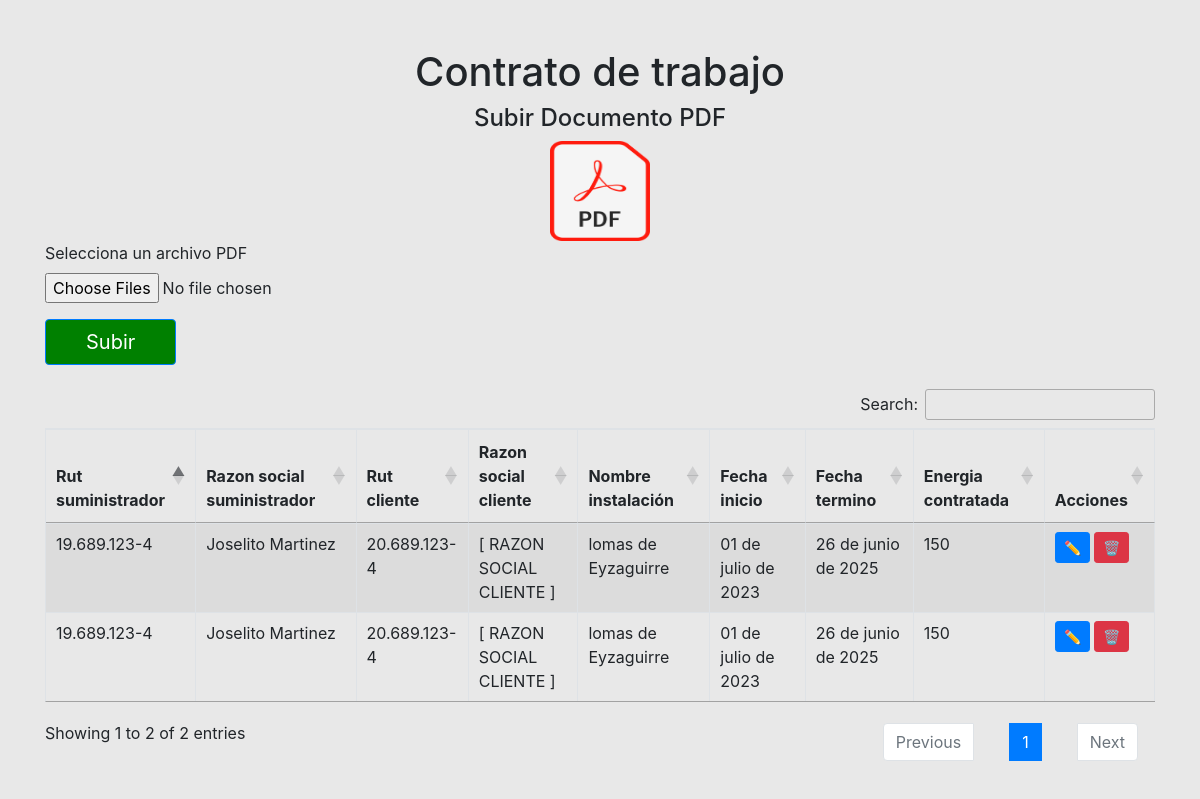
The page / on the database its author committed.
### app.py (models this page shows, shortened)
class PDFData(db.Model):
    id = db.Column(db.Integer, primary_key=True)
    rut_suministrador = db.Column(db.String(100))
    razon_social_suministrador = db.Column(db.String(100))
    rut_cliente = db.Column(db.String(100))
    razon_social_cliente = db.Column(db.String(100))
    nombre_instalacion = db.Column(db.String(100))
    fecha_inicio = db.Column(db.String(100))
    fecha_termino = db.Column(db.String(100))
    energia_contratada = db.Column(db.String(100))

### app.py (the view, shortened to what this page needs)
@app.route('/', methods=['GET', 'POST'])
def index():
    message = None
    success = False
    lista = []
    pdf_data_list = PDFData.query.all()
    return render_template('index.html', message=message, success=success, pdf_data_list=pdf_data_list, var=lista)

### templates/index.html (shortened to what this page needs)
<!DOCTYPE html>
<html lang="en" class="colorFondo">
<head>
    <link href="https://stackpath.bootstrapcdn.com/bootstrap/4.5.2/css/bootstrap.min.css" rel="stylesheet">
    <link rel="stylesheet" href="https://cdnjs.cloudflare.com/ajax/libs/sweetalert/2.1.2/sweetalert.min.css">
    <link rel="stylesheet" href="static/css/estilos.css">
    <link href="https://cdn.datatables.net/1.10.21/css/jquery.dataTables.min.css" rel="stylesheet">
    <link href="https://cdn.datatables.net/buttons/1.7.1/css/buttons.dataTables.min.css" rel="stylesheet">
    <link href="https://cdn.datatables.net/1.10.21/css/dataTables.bootstrap4.min.css" rel="stylesheet">
</head>
<body class="colorFondo">
<div class="container mt-5">
    <div class="row justify-content-center">
        <div class="col-md-12">
            <h1 class="text-center">Contrato de trabajo</h1>
            <h4 class="text-center">Subir Documento PDF</h4>
            <div style="align-items: center; text-align:center;">
                <img src="/static/img/1.png" width="100" height="100" >
            </div>
            <form action="/" method="post" enctype="multipart/form-data">
                <div class="form-group">
                    <label for="file">Selecciona un archivo PDF</label>
                    <input type="file" class="form-control-file" id="file" name="file[]" accept="application/pdf" multiple required>
                </div>
                <button type="submit" class="btn btn-primary btn-custom" >Subir</button>
            </form>
            <br>
            <table id="example" class="table table-striped table-bordered" style="width:100%">
                <thead>
                    <tr>
                        <th class="encabezados">Rut suministrador</th>
                        <th class="encabezados">Razon social suministrador</th>
                        <th class="encabezados">Rut cliente</th>
                        <th class="encabezados">Razon social cliente</th>
                        <th class="encabezados">Nombre instalación</th>
                        <th class="encabezados">Fecha inicio</th>
                        <th class="encabezados">Fecha termino</th>
                        <th class="encabezados">Energia contratada</th>
                        <th class="encabezados">Acciones</th>
                    </tr>
                </thead>
                <tbody>
                    {% for pdf_data in pdf_data_list %}
                    <tr id="row-{{ pdf_data.id }}">
                        <td>{{ pdf_data.rut_suministrador }}</td>
                        <td>{{ pdf_data.razon_social_suministrador }}</td>
                        <td>{{ pdf_data.rut_cliente }}</td>
                        <td>{{ pdf_data.razon_social_cliente }}</td>
                        <td>{{ pdf_data.nombre_instalacion }}</td>
                        <td>{{ pdf_data.fecha_inicio }}</td>
                        <td>{{ pdf_data.fecha_termino }}</td>
                        <td>{{ pdf_data.energia_contratada }}</td>
                        <td>
                            <button class="btn btn-primary btn-sm edit-btn" data-id="{{ pdf_data.id }}">✏️</button>
                            <button class="btn btn-danger btn-sm delete-btn" data-id="{{ pdf_data.id }}">🗑️</button>
                        </td>
                    </tr>
                    {% endfor %}
                </tbody>
            </table>
        </div>
    </div>
</div>
</body>
</html>

### static/css/estilos.css (style rules this page uses)
.colorFondo { background-color: #E8E8E8; }
.btn-custom { font-size: 20px; padding: 7px 40px; background-color: green; }

### rows shown on the page
PDFData: rut_suministrador "19.689.123-4", razon_social_suministrador "Joselito Martinez", rut_cliente "20.689.123-4", razon_social_cliente "[ RAZON SOCIAL CLIENTE ]", nombre_instalacion "lomas de Eyzaguirre", fecha_inicio "01 de julio de 2023", fecha_termino "26 de junio de 2025", energia_contratada "150"
PDFData: rut_suministrador "19.689.123-4", razon_social_suministrador "Joselito Martinez", rut_cliente "20.689.123-4", razon_social_cliente "[ RAZON SOCIAL CLIENTE ]", nombre_instalacion "lomas de Eyzaguirre", fecha_inicio "01 de julio de 2023", fecha_termino "26 de junio de 2025", energia_contratada "150"
